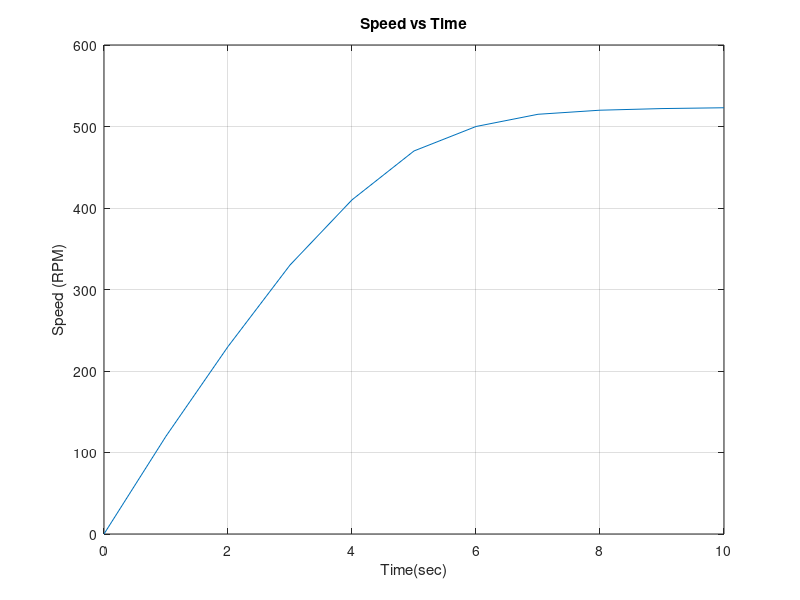

MATLAB code for this plot:
%% MATLAB Problem 21 - DC Motor Speed Analysis

time = 0:1:10;

speed = [0 120 230 330 410 470 500 515 520 522 523];

% A DC motor is expected to reach a target speed of 500 RPM.
% TASK:
%
% 1. Find the maximum motor speed.
% 2. Find the average motor speed.
% 3. Find the time when the motor first reaches or exceeds 500 RPM.
% 4. Find how many measurements are at or above the target speed.
% 5. Calculate the final speed of the motor.
% 6. Plot motor speed vs time.
% 7. Add a suitable title, x-axis label,y-axis label, and grid.
% 8. Display the maximum speed and the time when the motor first reaches the target speed.
% HINTS:
% You may need: mean(), max(), find(), sum(), logical indexing, plot()
% Remember:
% find(condition,1)
% can be used to find the FIRST position
% where a condition is true.

%<---------------Solution-------------------->
time = 0:1:10;
speed = [0 120 230 330 410 470 500 515 520 522 523];

avg_motor_speed = mean(speed);
[max_speed, ind_max_speed] = max(speed);
speed_moreThan_500 = speed(speed >= 500);
ind_500 = find(speed >= 500,1);
time_500 = time(ind_500);
count = sum(speed >= 500);                 
speed_above_500 = speed(speed >= 500); 
final_speed = speed(end);
plot(time, speed);
title("Speed vs Time");
xlabel("Time(sec)");
ylabel("Speed (RPM)");
grid on
fprintf("the maximum speed and the time is %d RPM and %d seconds\n", max_speed, time(ind_max_speed));
